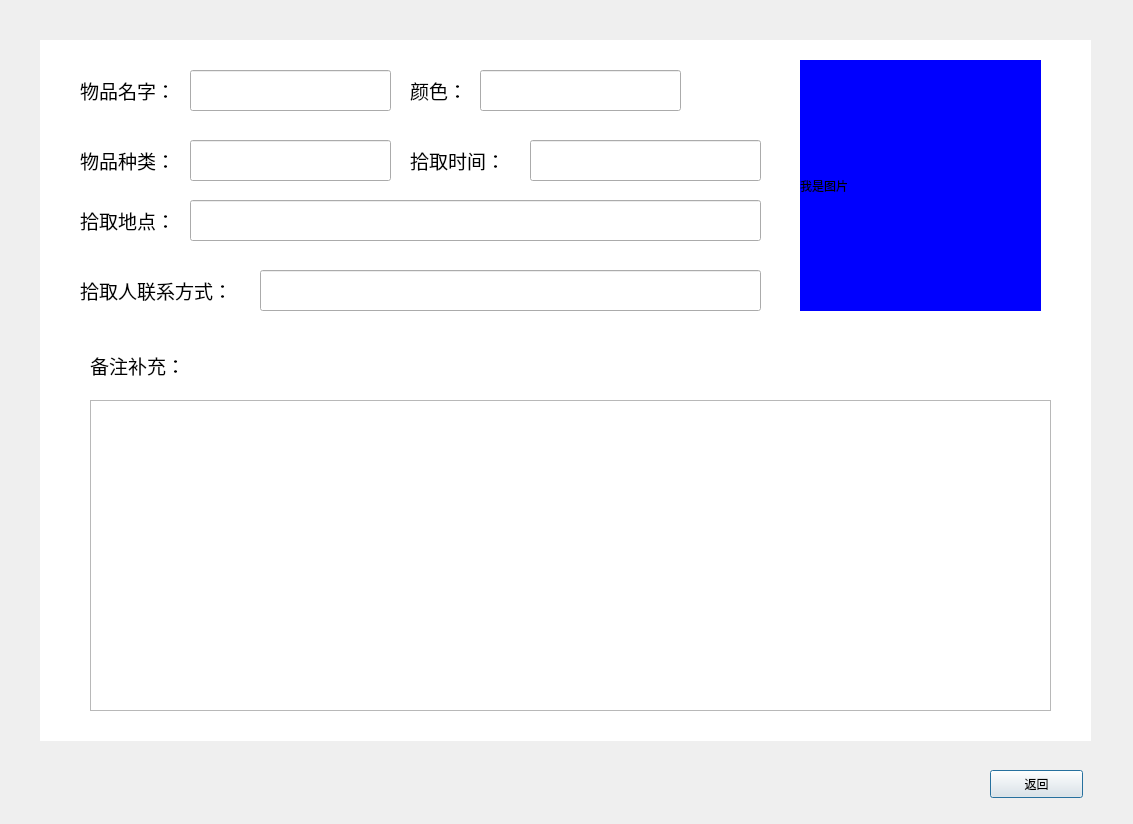
<?xml version="1.0" encoding="UTF-8"?>
<ui version="4.0">
 <class>Dialog</class>
 <widget class="QDialog" name="Dialog">
  <property name="geometry">
   <rect>
    <x>0</x>
    <y>0</y>
    <width>1133</width>
    <height>824</height>
   </rect>
  </property>
  <property name="windowTitle">
   <string>Dialog</string>
  </property>
  <widget class="QLabel" name="label_2">
   <property name="geometry">
    <rect>
     <x>40</x>
     <y>40</y>
     <width>1051</width>
     <height>701</height>
    </rect>
   </property>
   <property name="styleSheet">
    <string notr="true">QLabel{
background:white;;
}</string>
   </property>
   <property name="text">
    <string/>
   </property>
  </widget>
  <widget class="QPushButton" name="pushButton_2">
   <property name="geometry">
    <rect>
     <x>990</x>
     <y>770</y>
     <width>93</width>
     <height>28</height>
    </rect>
   </property>
   <property name="text">
    <string>返回</string>
   </property>
  </widget>
  <widget class="QLabel" name="label">
   <property name="geometry">
    <rect>
     <x>80</x>
     <y>70</y>
     <width>111</width>
     <height>41</height>
    </rect>
   </property>
   <property name="text">
    <string>&lt;html&gt;&lt;head/&gt;&lt;body&gt;&lt;p&gt;&lt;span style=&quot; font-size:14pt;&quot;&gt;物品名字：&lt;/span&gt;&lt;/p&gt;&lt;/body&gt;&lt;/html&gt;</string>
   </property>
  </widget>
  <widget class="QLabel" name="label_3">
   <property name="geometry">
    <rect>
     <x>80</x>
     <y>140</y>
     <width>111</width>
     <height>41</height>
    </rect>
   </property>
   <property name="text">
    <string>&lt;html&gt;&lt;head/&gt;&lt;body&gt;&lt;p&gt;&lt;span style=&quot; font-size:14pt;&quot;&gt;物品种类：&lt;/span&gt;&lt;/p&gt;&lt;/body&gt;&lt;/html&gt;</string>
   </property>
  </widget>
  <widget class="QLabel" name="label_4">
   <property name="geometry">
    <rect>
     <x>410</x>
     <y>70</y>
     <width>61</width>
     <height>41</height>
    </rect>
   </property>
   <property name="text">
    <string>&lt;html&gt;&lt;head/&gt;&lt;body&gt;&lt;p&gt;&lt;span style=&quot; font-size:14pt;&quot;&gt;颜色：&lt;/span&gt;&lt;/p&gt;&lt;/body&gt;&lt;/html&gt;</string>
   </property>
  </widget>
  <widget class="QLabel" name="label_5">
   <property name="geometry">
    <rect>
     <x>80</x>
     <y>200</y>
     <width>111</width>
     <height>41</height>
    </rect>
   </property>
   <property name="text">
    <string>&lt;html&gt;&lt;head/&gt;&lt;body&gt;&lt;p&gt;&lt;span style=&quot; font-size:14pt;&quot;&gt;拾取地点：&lt;/span&gt;&lt;/p&gt;&lt;/body&gt;&lt;/html&gt;</string>
   </property>
  </widget>
  <widget class="QLabel" name="label_6">
   <property name="geometry">
    <rect>
     <x>80</x>
     <y>270</y>
     <width>181</width>
     <height>41</height>
    </rect>
   </property>
   <property name="text">
    <string>&lt;html&gt;&lt;head/&gt;&lt;body&gt;&lt;p&gt;&lt;span style=&quot; font-size:14pt;&quot;&gt;拾取人联系方式：&lt;/span&gt;&lt;/p&gt;&lt;/body&gt;&lt;/html&gt;</string>
   </property>
  </widget>
  <widget class="QLabel" name="label_7">
   <property name="geometry">
    <rect>
     <x>410</x>
     <y>140</y>
     <width>111</width>
     <height>41</height>
    </rect>
   </property>
   <property name="text">
    <string>&lt;html&gt;&lt;head/&gt;&lt;body&gt;&lt;p&gt;&lt;span style=&quot; font-size:14pt;&quot;&gt;拾取时间：&lt;/span&gt;&lt;/p&gt;&lt;/body&gt;&lt;/html&gt;</string>
   </property>
  </widget>
  <widget class="QLabel" name="label_8">
   <property name="geometry">
    <rect>
     <x>90</x>
     <y>350</y>
     <width>111</width>
     <height>31</height>
    </rect>
   </property>
   <property name="text">
    <string>&lt;html&gt;&lt;head/&gt;&lt;body&gt;&lt;p&gt;&lt;span style=&quot; font-size:14pt;&quot;&gt;备注补充：&lt;/span&gt;&lt;/p&gt;&lt;/body&gt;&lt;/html&gt;</string>
   </property>
  </widget>
  <widget class="QLineEdit" name="lineEdit">
   <property name="geometry">
    <rect>
     <x>190</x>
     <y>70</y>
     <width>201</width>
     <height>41</height>
    </rect>
   </property>
  </widget>
  <widget class="QLineEdit" name="lineEdit_2">
   <property name="geometry">
    <rect>
     <x>190</x>
     <y>140</y>
     <width>201</width>
     <height>41</height>
    </rect>
   </property>
  </widget>
  <widget class="QLineEdit" name="lineEdit_3">
   <property name="geometry">
    <rect>
     <x>530</x>
     <y>140</y>
     <width>231</width>
     <height>41</height>
    </rect>
   </property>
  </widget>
  <widget class="QLineEdit" name="lineEdit_4">
   <property name="geometry">
    <rect>
     <x>480</x>
     <y>70</y>
     <width>201</width>
     <height>41</height>
    </rect>
   </property>
  </widget>
  <widget class="QLineEdit" name="lineEdit_5">
   <property name="geometry">
    <rect>
     <x>190</x>
     <y>200</y>
     <width>571</width>
     <height>41</height>
    </rect>
   </property>
  </widget>
  <widget class="QLineEdit" name="lineEdit_6">
   <property name="geometry">
    <rect>
     <x>260</x>
     <y>270</y>
     <width>501</width>
     <height>41</height>
    </rect>
   </property>
  </widget>
  <widget class="QTextEdit" name="textEdit">
   <property name="geometry">
    <rect>
     <x>90</x>
     <y>400</y>
     <width>961</width>
     <height>311</height>
    </rect>
   </property>
  </widget>
  <widget class="QLabel" name="label_9">
   <property name="geometry">
    <rect>
     <x>800</x>
     <y>60</y>
     <width>241</width>
     <height>251</height>
    </rect>
   </property>
   <property name="styleSheet">
    <string notr="true">QLabel{
	background:blue;
}</string>
   </property>
   <property name="text">
    <string>我是图片</string>
   </property>
  </widget>
 </widget>
 <resources/>
 <connections/>
</ui>
